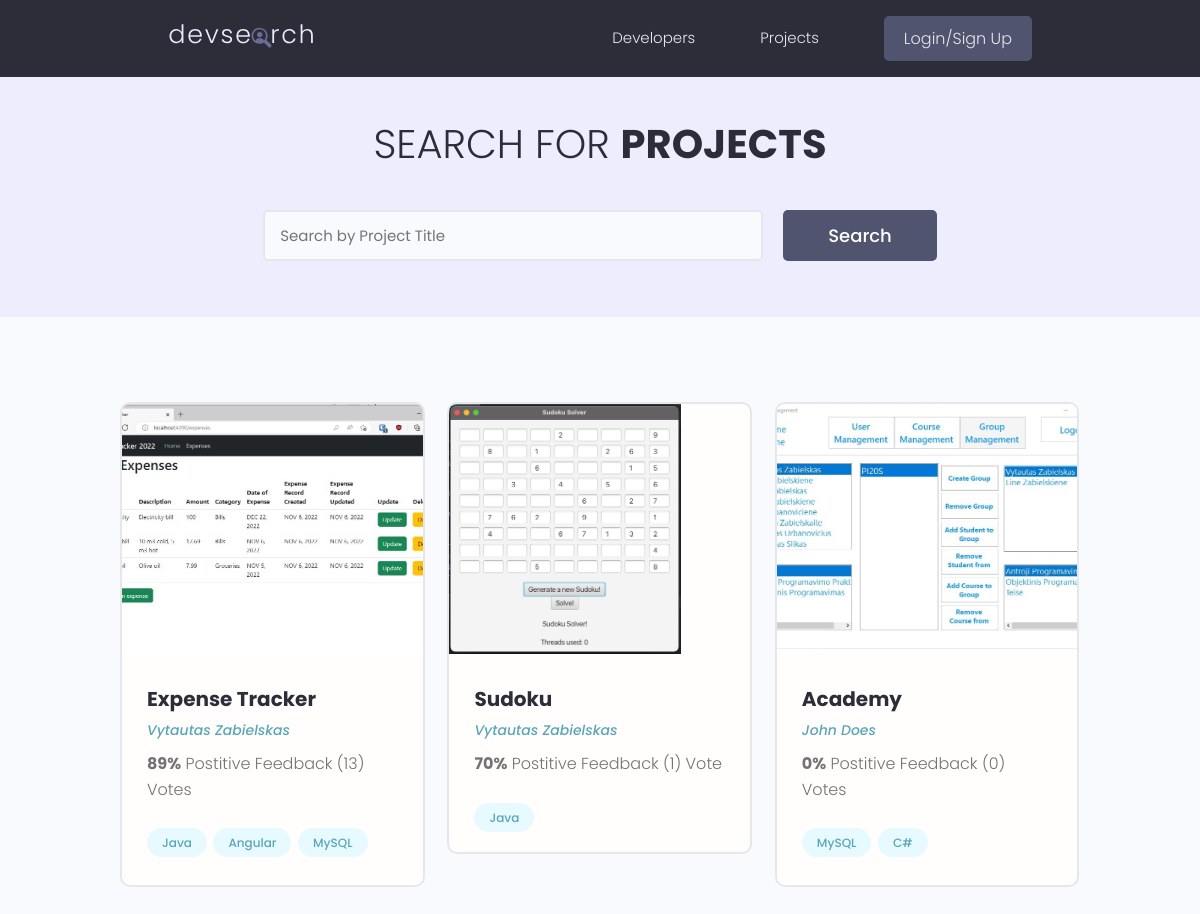
The page /projects/?page=2 on the database as committed earlier.
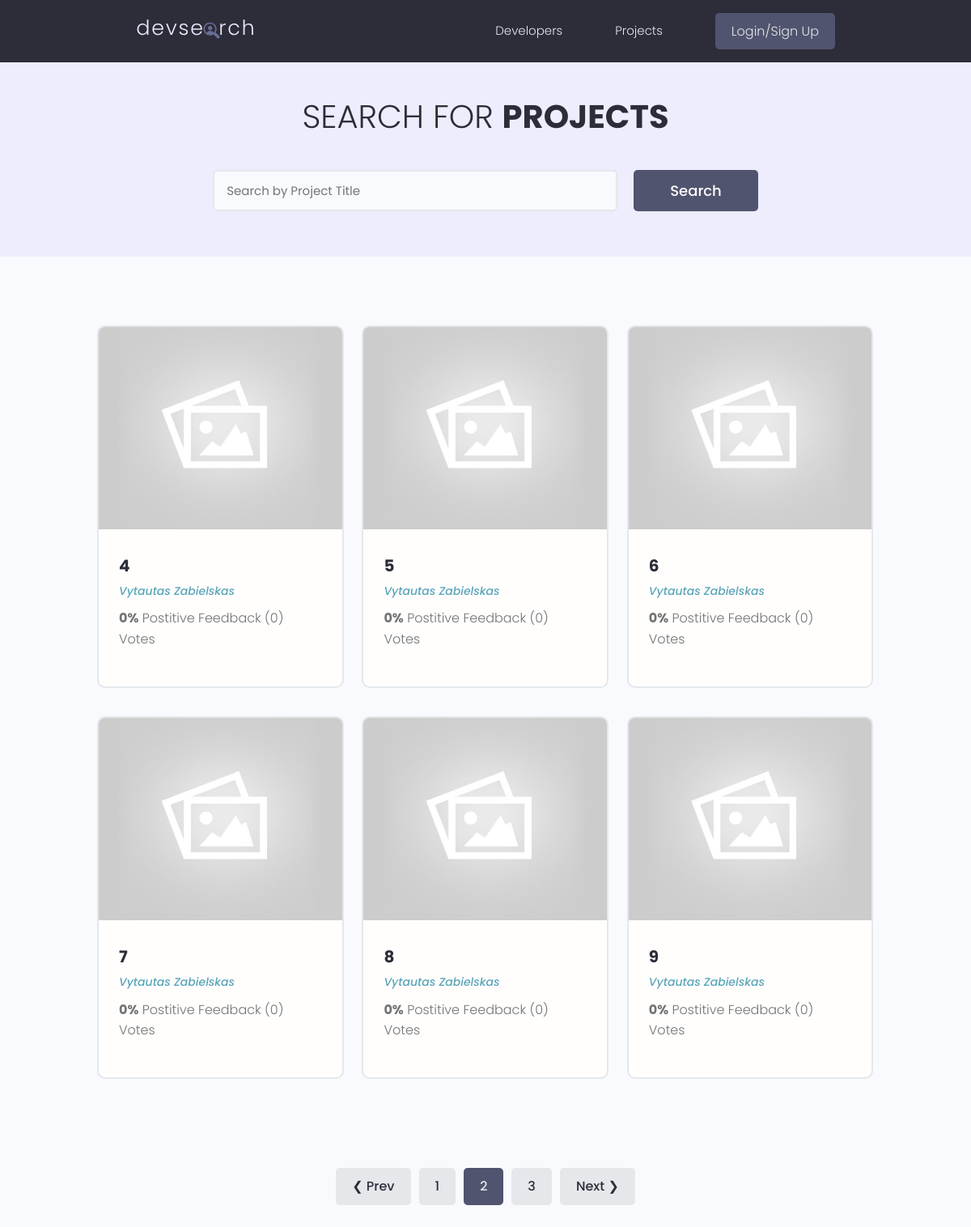
The same page on the database as committed later.
### projects/models.py (models this page shows, shortened)
class Project(models.Model):
    owner = models.ForeignKey(Profile, null=True, blank=True, on_delete=models.SET_NULL)
    title = models.CharField(max_length=200)
    description = models.TextField(null=True, blank=True)
    featured_image = models.ImageField(null=True, blank=True, default="default.jpg")
    demo_link = models.CharField(max_length=2000, null=True, blank=True)
    source_link = models.CharField(max_length=2000, null=True, blank=True)
    tags = models.ManyToManyField("Tag", blank=True)
    vote_total = models.IntegerField(default=0, null=True, blank=True)
    vote_ratio = models.IntegerField(default=0, null=True, blank=True)
    created = models.DateTimeField(auto_now_add=True)
    id = models.UUIDField(default=uuid.uuid4, unique=True, primary_key=True, editable=False)
    class Meta:
        ordering = ["-vote_ratio", "-vote_total"]

class Tag(models.Model):
    name = models.CharField(max_length=200)
    created = models.DateTimeField(auto_now_add=True)
    id = models.UUIDField(default=uuid.uuid4, unique=True, primary_key=True, editable=False)
    def __str__(self):
        return self.name

### users/models.py (models this page shows, shortened)
class Profile(models.Model):
    user = models.OneToOneField(User, on_delete=models.CASCADE, null=True, blank=True)
    name = models.CharField(max_length=200, null=True, blank=True)
    email = models.EmailField(max_length=500, null=True, blank=True)
    username = models.CharField(max_length=200, null=True, blank=True)
    location = models.CharField(max_length=200, null=True, blank=True)
    short_intro = models.CharField(max_length=200, null=True, blank=True)
    bio = models.TextField(null=True, blank=True)
    profile_image = models.ImageField(null=True, blank=True, upload_to="profiles/", default="profiles/user-default.png")
    social_github = models.CharField(max_length=200, null=True, blank=True)
    social_twitter = models.CharField(max_length=200, null=True, blank=True)
    social_linkedin = models.CharField(max_length=200, null=True, blank=True)
    social_youtube = models.CharField(max_length=200, null=True, blank=True)
    social_website = models.CharField(max_length=200, null=True, blank=True)
    created = models.DateTimeField(auto_now_add=True)
    id = models.UUIDField(default=uuid.uuid4, unique=True, primary_key=True, editable=False)

### projects/views.py (the view)
# urls.py: path("projects/", views.getProjects),
def projects(request):
    projects, search_query = searchProjects(request)
    custom_range, projects = paginateProjects(request, projects, 6)
    context = {"projects" : projects, "search_query" : search_query, "custom_range" : custom_range}
    return render(request, "projects/projects.html", context)

### projects/utils.py (called while the page is built)
def paginateProjects(request, projects, results):
    page = request.GET.get("page")
    paginator = Paginator(projects, results)
    try:
        projects = paginator.page(page)
    except PageNotAnInteger:
        page = 1
        projects = paginator.page(page)
    except EmptyPage:
        page = paginator.num_pages
        projects = paginator.page(page)
    leftIndex = (int(page) - 1)
    if leftIndex < 1:
        leftIndex = 1
    rightIndex = (int(page) + 2)
    if rightIndex > paginator.num_pages:
        rightIndex = paginator.num_pages + 1
    custom_range = range(leftIndex, rightIndex)
    return custom_range, projects

def searchProjects(request):
    search_query = ""
    if request.GET.get("search_query"):
        search_query = request.GET.get("search_query")
    tags = Tag.objects.filter(name__icontains=search_query)
    projects = Project.objects.distinct().filter(
        Q(title__icontains=search_query) |
        Q(description__icontains=search_query) |
        Q(owner__name__icontains=search_query) |
        Q(tags__in=tags)
    )
    return projects, search_query

### projects/templates/projects/projects.html (shortened to what this page needs)
{% extends "main.html" %} {% block content %}
<main class="projects">
    <section class="hero-section text-center">
        <div class="container container--narrow">
            <div class="hero-section__box">
                <h2>Search for <span>Projects</span></h2>
            </div>
            <div class="hero-section__search">
                <form id="searchForm" class="form" action="{% url 'projects' %}" method="get">
                    <div class="form__field">
                        <input class="input input--text" id="formInput#search" type="text" name="search_query" placeholder="Search by Project Title" value="{{search_query}}" />
                    </div>
                    <input class="btn btn--sub btn--lg" type="submit" value="Search" />
                </form>
            </div>
        </div>
    </section>
    <section class="projectsList">
        <div class="container">
            <div class="grid grid--three">
                {% for project in projects %}
                <div class="column">
                    <div class="card project">
                        <a href="{% url 'project' project.id %}" class="project">
                            <img class="project__thumbnail" src="{{project.featured_image.url}}" alt="project thumbnail" />
                            <div class="card__body">
                                <h3 class="project__title">{{project.title}}</h3>
                                <p>
                                    <a class="project__author" href="{%url 'user-profile' project.owner.id%}">{{project.owner.name}}</a>
                                </p>
                                <p class="project--rating">
                                    <span style="font-weight: bold">{{project.vote_ratio}}%</span>
                                    Postitive Feedback ({{project.vote_total}}) Vote{{project.vote_total|pluralize:"s"}}
                                </p>
                                <div class="project__tags">
                                    {% for tag in project.tags.all %}
                                    <span class="tag tag--pill tag--main">
                                        <small>{{ tag }}</small>
                                    </span>
                                    {% endfor %}
                                </div>
                            </div>
                        </a>
                    </div>
                </div>
                {% endfor %}
            </div>
        </div>
    </section>
    {% include "pagination.html" with queryset=projects custom_range=custom_range %}
</main>
{% endblock content %}

Rows that differ between the two databases and show on the page:
no longer on this page (row unchanged): Project: featured_image (picture), title "Expense Tracker", owner.name "Vytautas Zabielskas", vote_ratio "89", vote_total "13"
no longer on this page (row unchanged): Tag: name "Java"
no longer on this page (row unchanged): Tag: name "Angular", shown under "Expense Tracker"
no longer on this page (row unchanged): Tag: name "MySQL"
no longer on this page (row unchanged): Project: featured_image (picture), title "Sudoku", owner.name "Vytautas Zabielskas", vote_ratio "70", vote_total "1"
no longer on this page (row unchanged): Project: featured_image (picture), title "Academy", owner.name "John Does", vote_ratio "0", vote_total "0"
no longer on this page (row unchanged): Tag: name "C#", shown under "Academy"
added Project: featured_image (placeholder picture), title "4", owner.name "Vytautas Zabielskas", vote_ratio "0", vote_total "0"
added Project: featured_image (placeholder picture), title "5", owner.name "Vytautas Zabielskas", vote_ratio "0", vote_total "0"
added Project: featured_image (placeholder picture), title "6", owner.name "Vytautas Zabielskas", vote_ratio "0", vote_total "0"
added Project: featured_image (placeholder picture), title "7", owner.name "Vytautas Zabielskas", vote_ratio "0", vote_total "0"
added Project: featured_image (placeholder picture), title "8", owner.name "Vytautas Zabielskas", vote_ratio "0", vote_total "0"
added Project: featured_image (placeholder picture), title "9", owner.name "Vytautas Zabielskas", vote_ratio "0", vote_total "0"
Other text that changed with them:
text now shown: "❮ Prev Next ❯"
new list line: "1"
new list line: "2"
new list line: "3"
